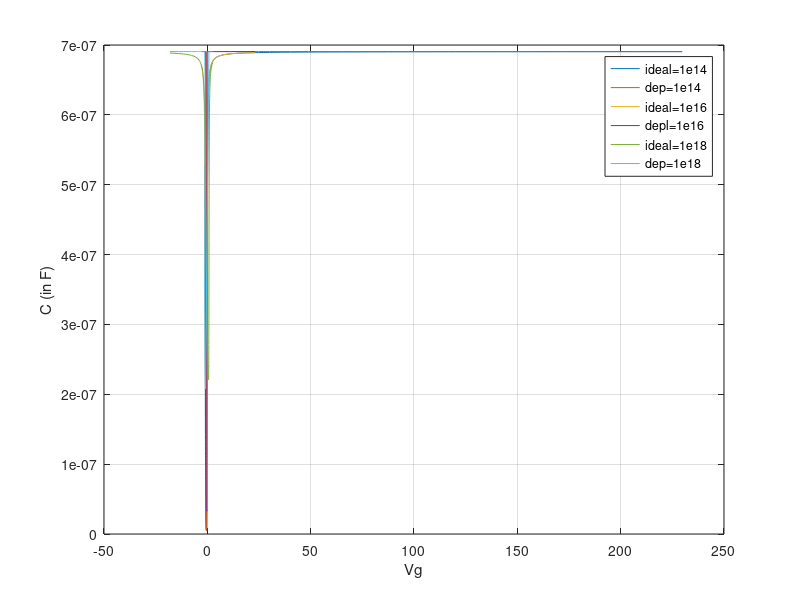

MATLAB code for this plot:
%parameters
epsilon=8.854*10^-14; %F/cm^2
epsilonsi=11.8;
epsilonox=3.9;
epsi=epsilon*epsilonsi;
epox=epsilon*epsilonox;
k=1.38*10^-23; %J/K Boltzmann Constant
T=300; %Kelvin

ni=10^10;
tox=5*10^-7; %cm
Cox=epox/tox;
q=1.6*10^-19;
k1=q/(k*T); 

NA=10^14; %cm^-3
for i=1:3
k2=ni^2/NA^2;
phif=(1/k1)*log(NA/ni);
Eg=1.1;
Vfb=-(Eg/2+phif);
coeff=sqrt(2*epsi*k*T*NA);
psi=linspace(-0.25,1.1,270);

%taking derivative manually and putting the expression
Cs_express=-(coeff.*(((exp(-k1.*psi)+psi.*k1-1)+k2.*(exp(k1.*psi)-psi.*k1-1)).^(-0.5)).*((-k1.*exp(-k1.*psi)+k1)+k2.*(k1.*exp(k1.*psi)-k1)))./2;
Cs_express(51:270)=-Cs_express(51:270);
C1_express=((1./Cox)+(1./Cs_express));
C_express=1./C1_express;

%calculating charge
Q=coeff.*(((exp(-k1.*psi)+psi.*k1-1)+k2.*(exp(k1.*psi)-psi.*k1-1)).^0.5);
Q(51:270)=-Q(51:270);
Vg=Vfb+psi-(Q./Cox);

figure(311);
plot(Vg, C_express); 
%plot(Vg, C_numerical./Cox); 
hold on;

%depletion approximation

t=0;
for i=1:270
    if(psi(i)>2*phif) && (t==0)
        t=i-1;
    end
end


depw=sqrt(2.*epsi.*psi(51:t)./(q.*NA));

%accumulation
Q(1:50)=coeff.*(exp(-k1.*psi(1:50)./2));
C(1:50)=Cox;

%depletion
Q(51:t)=-coeff.*((psi(51:t).*k1).^0.5);
Cd=epsi./depw;
C1=(1./Cox)+(1./Cd);
C(51:t)=(1./C1);

%inversion
Q(t+1:270)=coeff.*(((psi(t+1:270).*k1)+k2.*(exp(k1.*psi(t+1:270)))).^0.5);
C(t+1:270)=Cox;

Vg(1:50)=Vfb+psi(1:50)-(Q(1:50)./Cox); %till psi-s is negative, accumulation, Q is positive
Vg(51:270)=Vfb+psi(51:270)+(Q(51:270)./Cox); %psi-s is positive, Q is negative (Q is substrate charge)
NA=NA*100;
plot (Vg, C);
hold on;
end

legend('ideal=1e14', 'dep=1e14', 'ideal=1e16', 'depl=1e16', 'ideal=1e18', 'dep=1e18');
hold off;
xlabel("Vg");
ylabel("C (in F)"); 
grid on;


